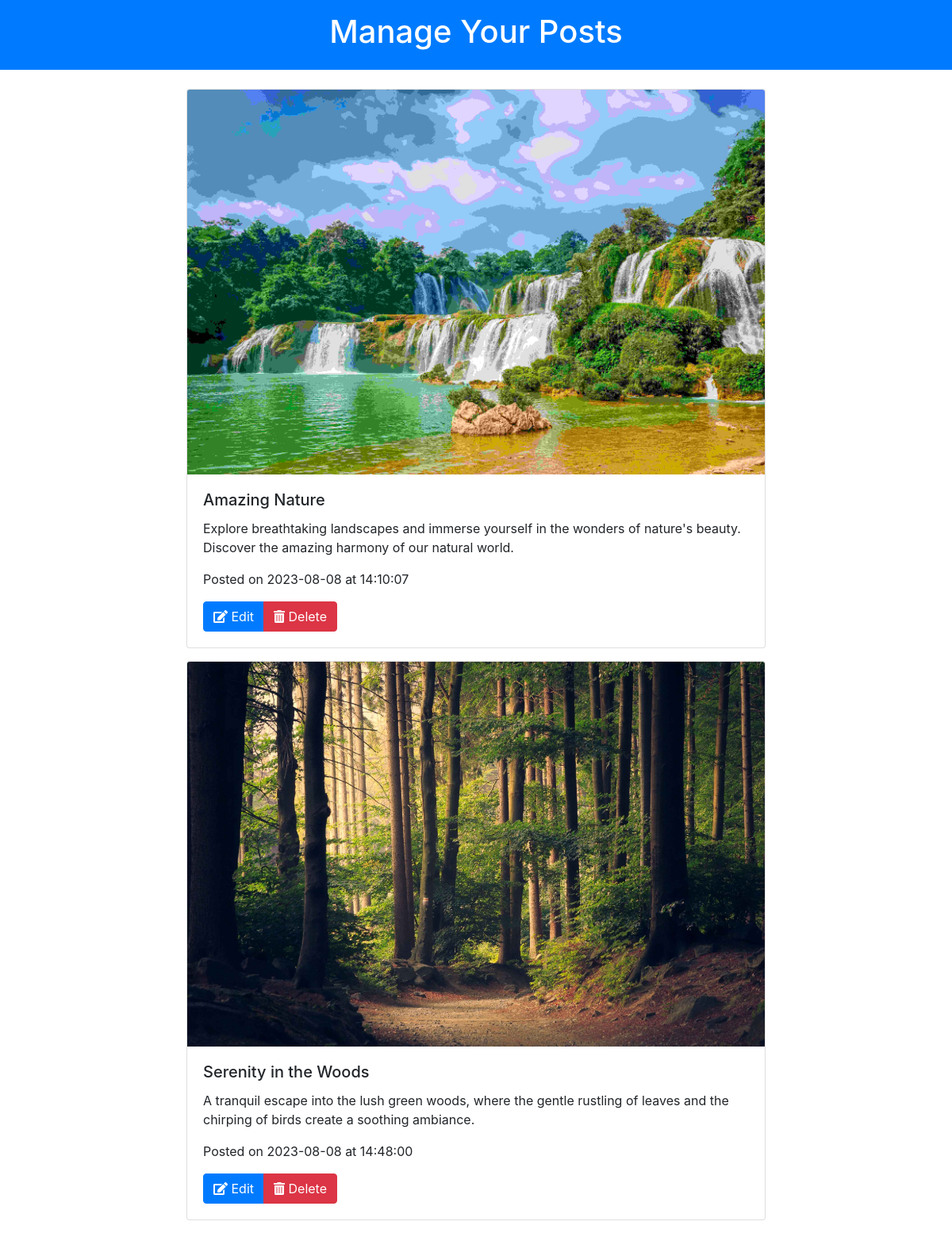
Page /dashboard/manage_posts.php (signed in) on the committed database.
### tables this page shows
CREATE TABLE `posts` (
  `post_id` int(11) NOT NULL,
  `user_id` int(11) DEFAULT NULL,
  `title` varchar(100) DEFAULT NULL,
  `description` text DEFAULT NULL,
  `image` varchar(255) DEFAULT NULL,
  `post_time` time DEFAULT NULL,
  `post_date` date DEFAULT NULL
);

### dashboard/manage_posts.php (the view, shortened to what this page needs)
<?php
require_once('../inc/connection.php');
$username = $_SESSION['username'];
$userQuery = "SELECT user_id FROM users WHERE username = ?";
$stmt = $connection->prepare($userQuery);
$stmt->bind_param("s", $username);
$stmt->execute();
$result = $stmt->get_result();
$userData = $result->fetch_assoc();
$user_id = $userData['user_id'];
$postsQuery = "SELECT * FROM posts WHERE user_id = ?";
$stmt = $connection->prepare($postsQuery);
$stmt->bind_param("i", $user_id);
$stmt->execute();
$postsResult = $stmt->get_result();
?>
<!DOCTYPE html>
<html lang="en">
<head>
    <link rel="stylesheet" href="https://maxcdn.bootstrapcdn.com/bootstrap/4.5.2/css/bootstrap.min.css">
    <link rel="stylesheet" href="https://cdnjs.cloudflare.com/ajax/libs/font-awesome/5.15.3/css/all.min.css">
</head>
<body>
<header class="bg-primary text-white text-center py-3">
    <h1 class="display-5">Manage Your Posts</h1>
</header>
<div class="container mt-4">
    <div class="row">
        <div class="col-md-8 offset-md-2">
            <?php if ($postsResult->num_rows > 0) : ?>
                <?php while ($post = $postsResult->fetch_assoc()) : ?>
                    <div class="card mb-3">
                        <img src="<?php echo $post['image']; ?>" class="card-img-top" alt="Post Image">
                        <div class="card-body">
                            <h5 class="card-title"><?php echo $post['title']; ?></h5>
                            <p class="card-text"><?php echo $post['description']; ?></p>
                            <p class="card-text">Posted on <?php echo $post['post_date']; ?> at <?php echo $post['post_time']; ?></p>
                            <div class="btn-group">
                                <a href="#" class="btn btn-primary"><i class="fas fa-edit"></i> Edit</a>
                                <a href="#" class="btn btn-danger"><i class="fas fa-trash-alt"></i> Delete</a>
                            </div>
                        </div>
                    </div>
                <?php endwhile; ?>
            <?php else : ?>
                <div class="alert alert-info" role="alert">
                    You do not have any posts yet. <a href="create_post.php">Create a new post</a>.
                </div>
            <?php endif; ?>
        </div>
    </div>
</div>
</body>
</html>

### rows in the picture
posts: image (picture), title "Amazing Nature", description "Explore breathtaking landscapes and immerse yourself in the wonders of nature's beauty. Discover the amazing harmony of our natural world.", post_date "2023-08-08", post_time "14:10:07"
posts: image (picture), title "Serenity in the Woods", description "A tranquil escape into the lush green woods, where the gentle rustling of leaves and the chirping of birds create a soothing ambiance.", post_date "2023-08-08", post_time "14:48:00"
